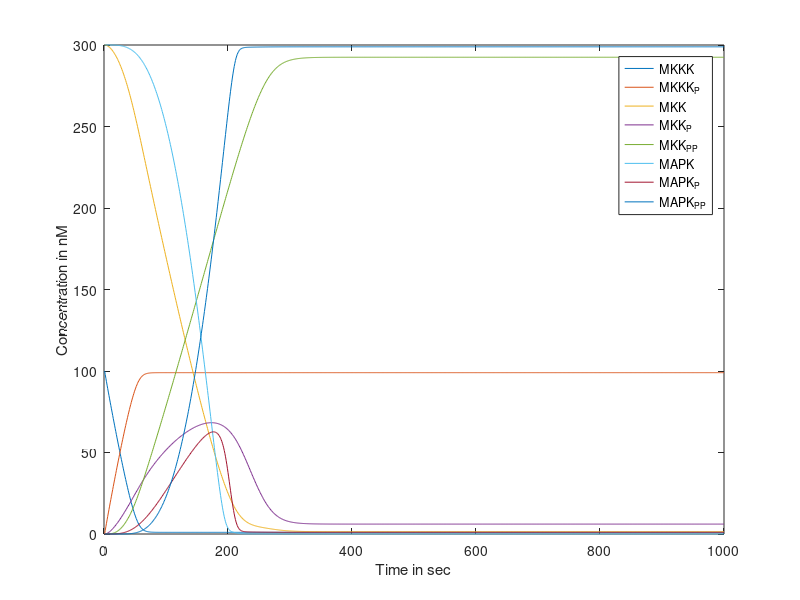
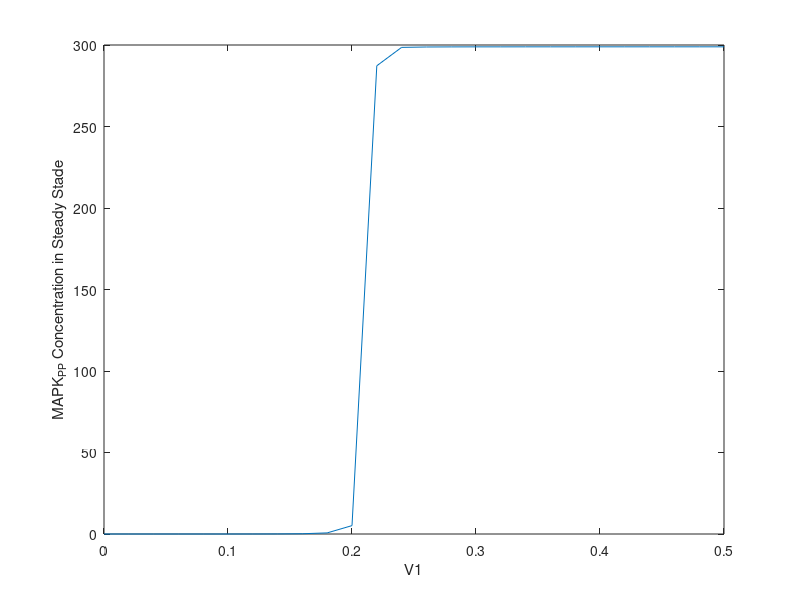

Reproduce these figures in MATLAB, in order.
clear all;

%1a

N      = [-1  1  0  0  0  0  0  0  0  0  % stoichiometric matrix
           1 -1  0  0  0  0  0  0  0  0 
           0  0 -1  0  0  1  0  0  0  0 
           0  0  1 -1  1 -1  0  0  0  0 
           0  0  0  1 -1  0  0  0  0  0 
           0  0  0  0  0  0 -1  0  0  1 
           0  0  0  0  0  0  1 -1  1 -1
           0  0  0  0  0  0  0  1 -1  0]; 

V = [2.5;0.25;0;0;0.75;0.75;0;0;0.5;0.5];  % values as denoted in tables
k = [0;0;0.025;0.025;0;0;0.025;0.025;0;0];
K = [10;8;15;15;15;15;15;15;15;15];

rates = @(V,K,k,c)[V(1)*c(1)/(K(1)+c(1))   % like in the toy model
                   V(2)*c(2)/(K(2)+c(2))
                   k(3)*c(2)*c(3)/(K(3)+c(3))
                   k(4)*c(2)*c(4)/(K(4)+c(4))
                   V(5)*c(5)/(K(5)+c(5))
                   V(6)*c(4)/(K(6)+c(4))
                   k(7)*c(5)*c(6)/(K(7)+c(6))
                   k(8)*c(5)*c(7)/(K(8)+c(7))
                   V(9)*c(8)/(K(9)+c(8))
                   V(10)*c(7)/(K(10)+c(7))] ;
       
dconc = @(V, K, k, c) N * rates(V,K,k,c) ;

%1b

odefun = @(t, c) dconc(V, K, k, c);

tspan = 1:1000;     % concetrations are computed in 1000 time values in sec
c0 = [100 0 300 0 0 300 0 0]';

[t_out,c_out] = ode45(odefun,tspan,c0);

figure('Name', 'Trajectories of all states', 'Color', 'w');
plot(t_out, c_out);
legend({'MKKK', 'MKKK_P', 'MKK', 'MKK_P', 'MKK_{PP}', 'MAPK', 'MAPK_P', 'MAPK_{PP}'});
xlabel('Time in sec');
ylabel ('Concentration in nM');

%1c

threshold = 0.000001;  % threshold value difference between concecutive c_out
f_time = 100; % time length
tspan = 1:f_time;
V1 = 0:0.02:0.5 ; 
results = zeros(length(V1),1);

for i = 1:length(V1)
	V(1) = V1(i); 
    %dconc = @(V, K, k, c) N * rates(V,K,k,c) ;
    odefun = @(t, c) dconc(V, K, k, c);
    c0 = [100 0 300 0 0 300 0 0]';
    flag = true;
    while (flag)
        [t_out,c_out] = ode45(odefun,tspan,c0);
        flag = ~(abs(c_out(f_time,:)-c_out(f_time-1,:)) < threshold) ;  % check if concentration at the last two time moments differ
        c0 = c_out(f_time,:)' ; % set initial condition for next time group the current concetrations. 
    end
    results(i) = c_out(f_time,8);
end

figure('Name', 'Steady state values of MAPK_{PP} as a function of the V1', 'Color', 'w');
plot(V1, results);
xlabel('V1');
ylabel ('MAPK_{PP} Concentration in Steady Stade');


